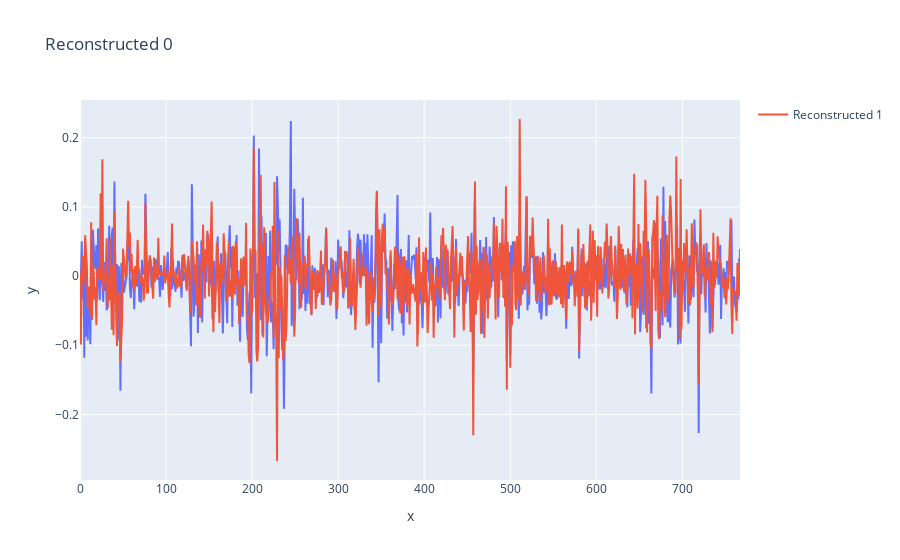

Source (notebook cell):
### Code cell
idx = 0
x = original_z[idx, :].unsqueeze(0)
y = sae_errors[idx, :].unsqueeze(0)
sae_pred = original_z - sae_errors
recon_0, loss, _ = gated_sae(x, y)


idx = 1
x = original_z[idx, :].unsqueeze(0)
y = sae_errors[idx, :].unsqueeze(0)
sae_pred = original_z - sae_errors
recon_1, loss, _ = gated_sae(x, y)
recon_1 += 0.0

# Plot recon_0 and recon_1
fig = px.line(x=range(0, 768), y=recon_0.squeeze().detach().numpy(), title='Reconstructed 0')
fig.add_scatter(y=recon_1.squeeze().detach().numpy(), mode='lines', name='Reconstructed 1')
fig.show()

### Figure 1 — Plotly figure (JSON) as saved in the notebook; plotly's stock layout.template omitted (floating-point values rounded to 4 significant figures; data arrays with more than 128 entries replaced by an {"elided": "..."} marker saying what was removed)
{"data": [{"hovertemplate": "x=%{x}<br>y=%{y}<extra></extra>", "legendgroup": "", "line": {"color": "#636efa", "dash": "solid"}, "marker": {"symbol": "circle"}, "mode": "lines", "name": "", "orientation": "v", "showlegend": false, "type": "scatter", "x": {"elided": "768 int values"}, "xaxis": "x", "y": {"elided": "768 float values"}, "yaxis": "y"}, {"mode": "lines", "name": "Reconstructed 1", "type": "scatter", "y": {"elided": "768 float values"}}], "layout": {"legend": {"tracegroupgap": 0}, "title": {"text": "Reconstructed 0"}, "xaxis": {"anchor": "y", "domain": [0, 1], "title": {"text": "x"}}, "yaxis": {"anchor": "x", "domain": [0, 1], "title": {"text": "y"}}}}
